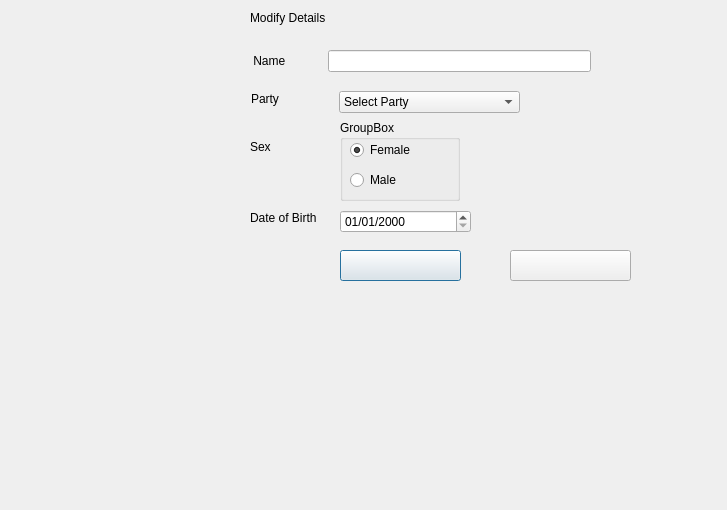
<?xml version="1.0" encoding="UTF-8"?>
<ui version="4.0">
 <class>modify_candidate</class>
 <widget class="QDialog" name="modify_candidate">
  <property name="geometry">
   <rect>
    <x>0</x>
    <y>0</y>
    <width>727</width>
    <height>510</height>
   </rect>
  </property>
  <property name="windowTitle">
   <string>Dialog</string>
  </property>
  <widget class="QLabel" name="label">
   <property name="geometry">
    <rect>
     <x>250</x>
     <y>10</y>
     <width>141</width>
     <height>16</height>
    </rect>
   </property>
   <property name="text">
    <string>Modify Details</string>
   </property>
  </widget>
  <widget class="QGroupBox" name="groupBox">
   <property name="geometry">
    <rect>
     <x>340</x>
     <y>120</y>
     <width>120</width>
     <height>81</height>
    </rect>
   </property>
   <property name="title">
    <string>GroupBox</string>
   </property>
   <widget class="QRadioButton" name="female">
    <property name="geometry">
     <rect>
      <x>10</x>
      <y>20</y>
      <width>100</width>
      <height>20</height>
     </rect>
    </property>
    <property name="text">
     <string>Female</string>
    </property>
    <property name="checked">
     <bool>true</bool>
    </property>
   </widget>
   <widget class="QRadioButton" name="male">
    <property name="geometry">
     <rect>
      <x>10</x>
      <y>50</y>
      <width>100</width>
      <height>20</height>
     </rect>
    </property>
    <property name="text">
     <string>Male</string>
    </property>
   </widget>
  </widget>
  <widget class="QLabel" name="label_4">
   <property name="geometry">
    <rect>
     <x>250</x>
     <y>140</y>
     <width>59</width>
     <height>14</height>
    </rect>
   </property>
   <property name="text">
    <string>Sex</string>
   </property>
  </widget>
  <widget class="QLabel" name="label_5">
   <property name="geometry">
    <rect>
     <x>250</x>
     <y>210</y>
     <width>91</width>
     <height>16</height>
    </rect>
   </property>
   <property name="text">
    <string>Date of Birth</string>
   </property>
  </widget>
  <widget class="QDateEdit" name="dob">
   <property name="geometry">
    <rect>
     <x>340</x>
     <y>210</y>
     <width>131</width>
     <height>23</height>
    </rect>
   </property>
   <property name="displayFormat">
    <string>dd/MM/yyyy</string>
   </property>
  </widget>
  <widget class="QPushButton" name="modify">
   <property name="geometry">
    <rect>
     <x>340</x>
     <y>250</y>
     <width>121</width>
     <height>31</height>
    </rect>
   </property>
   <property name="text">
    <string/>
   </property>
   <property name="icon">
    <iconset resource="src/files.qrc">
     <normaloff>:/green-modify-button-clip-art.png</normaloff>:/green-modify-button-clip-art.png</iconset>
   </property>
   <property name="iconSize">
    <size>
     <width>600</width>
     <height>60</height>
    </size>
   </property>
  </widget>
  <widget class="QPushButton" name="cancel">
   <property name="geometry">
    <rect>
     <x>510</x>
     <y>250</y>
     <width>121</width>
     <height>31</height>
    </rect>
   </property>
   <property name="text">
    <string/>
   </property>
   <property name="icon">
    <iconset resource="src/files.qrc">
     <normaloff>:/back-button.png</normaloff>:/back-button.png</iconset>
   </property>
   <property name="iconSize">
    <size>
     <width>400</width>
     <height>50</height>
    </size>
   </property>
  </widget>
  <widget class="QWidget" name="layoutWidget">
   <property name="geometry">
    <rect>
     <x>250</x>
     <y>50</y>
     <width>341</width>
     <height>24</height>
    </rect>
   </property>
   <layout class="QFormLayout" name="formLayout">
    <item row="0" column="0">
     <widget class="QLabel" name="label_2">
      <property name="text">
       <string> Name           </string>
      </property>
     </widget>
    </item>
    <item row="0" column="1">
     <widget class="QLineEdit" name="name"/>
    </item>
   </layout>
  </widget>
  <widget class="QLabel" name="label_3">
   <property name="geometry">
    <rect>
     <x>251</x>
     <y>91</y>
     <width>82</width>
     <height>16</height>
    </rect>
   </property>
   <property name="text">
    <string>Party</string>
   </property>
  </widget>
  <widget class="QComboBox" name="party">
   <property name="geometry">
    <rect>
     <x>339</x>
     <y>91</y>
     <width>181</width>
     <height>22</height>
    </rect>
   </property>
   <item>
    <property name="text">
     <string>Select Party</string>
    </property>
   </item>
  </widget>
 </widget>
 <resources>
  <include location="src/files.qrc"/>
 </resources>
 <connections/>
</ui>
